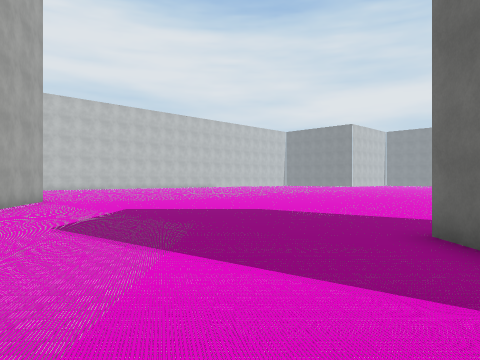
view 1 (above)

22 first-person views from a walk through a 3-D level made in the Unity game engine. The camera is 1.5 m above the floor, looks level and sees 70° across. The floor is counted in squares, 2 m on a side. Each view is taken from the middle of a square. On the plan, view 1 faces up. The plan holds only what a view shows up to about 11 squares ahead; the rest is blank. The place goes on beyond the plan. Some animated figures are left out. Some surface patterns are stand-ins.

view 2
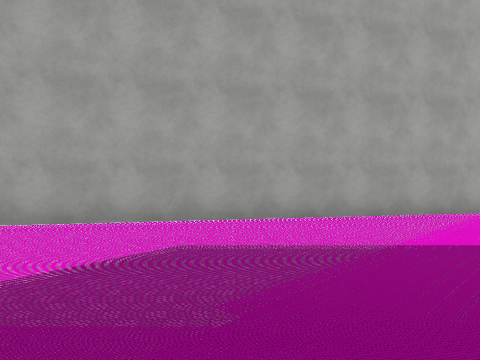

view 3
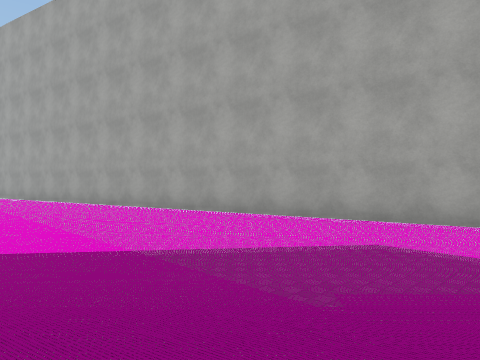

view 4
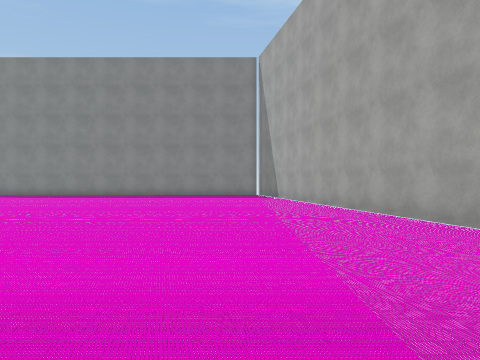

view 5
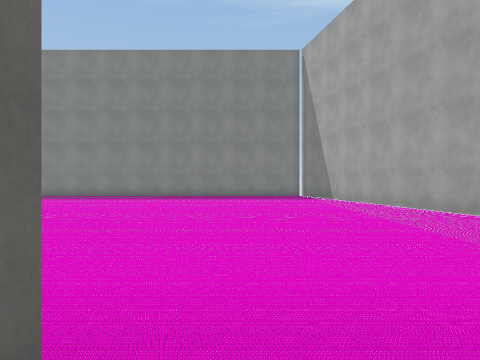

view 6
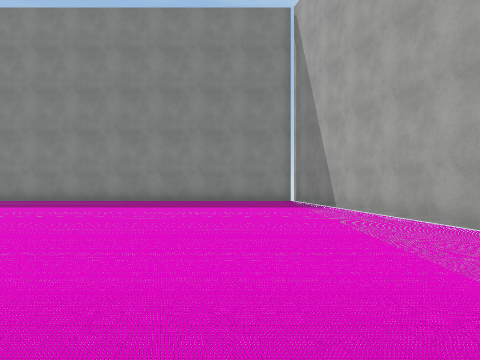

view 7
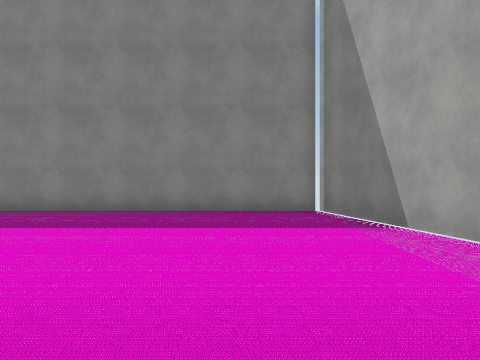

view 8
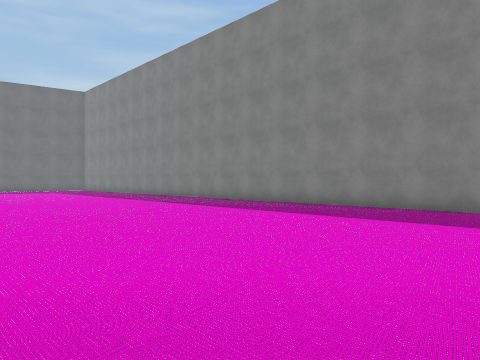

view 9
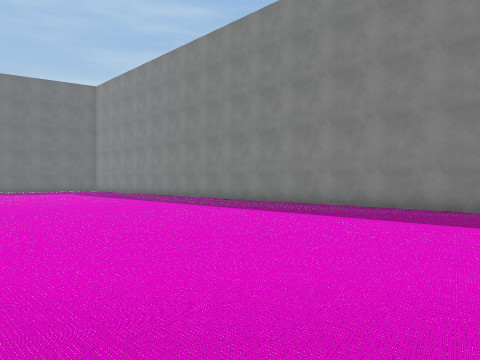

view 10
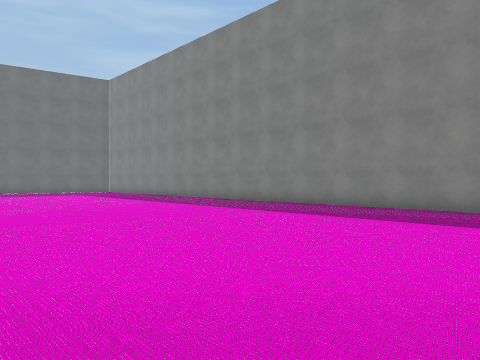

view 11
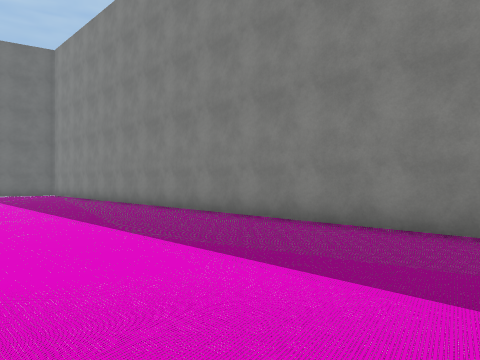

view 12
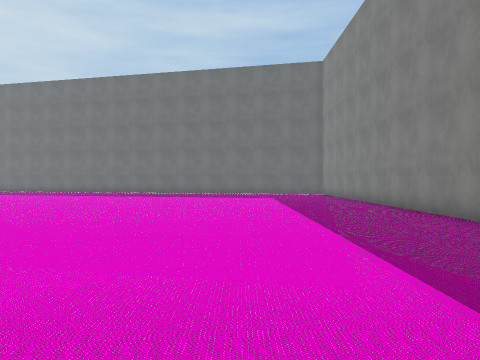

view 13
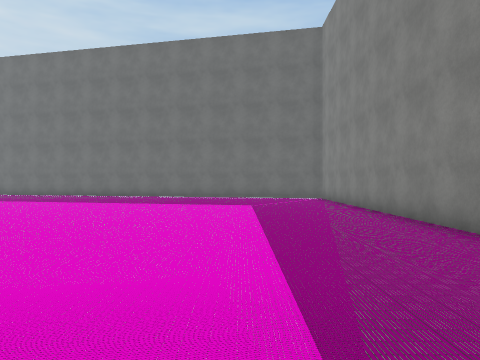

view 14
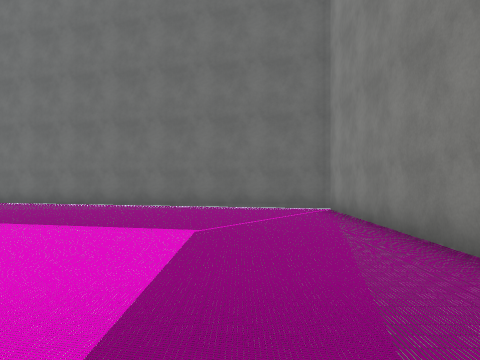

view 15
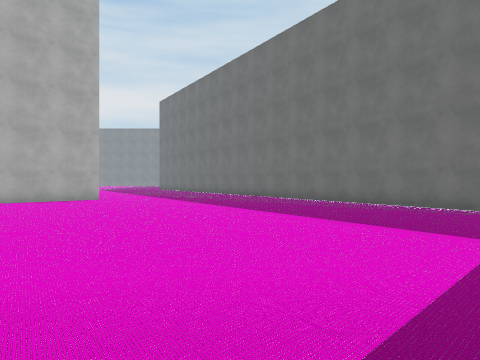

view 16
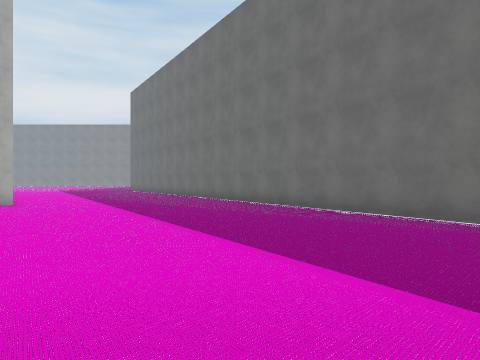

view 17
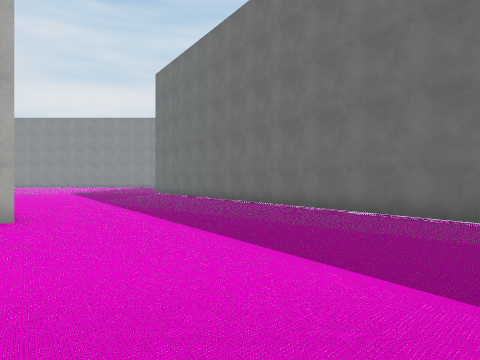

view 18
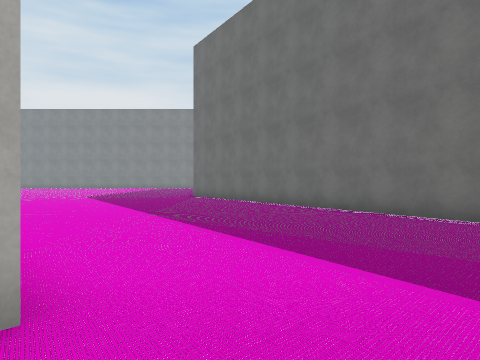

view 19
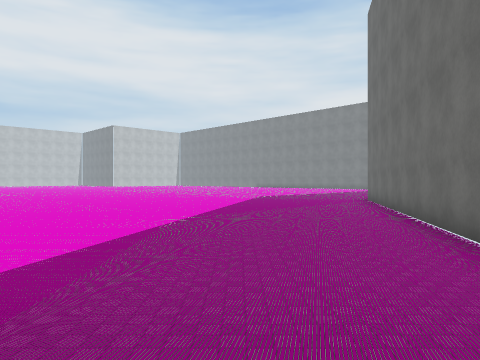

view 20
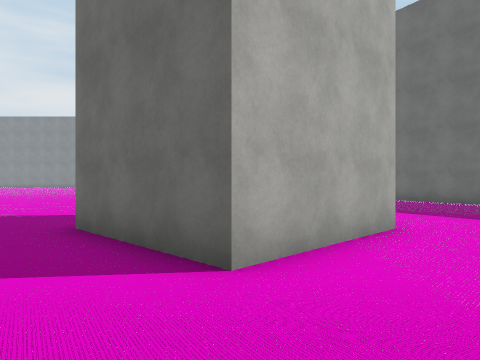

view 21
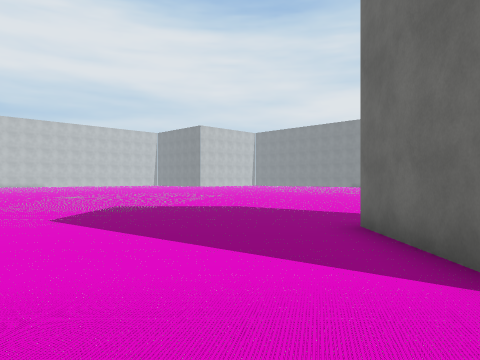

view 22
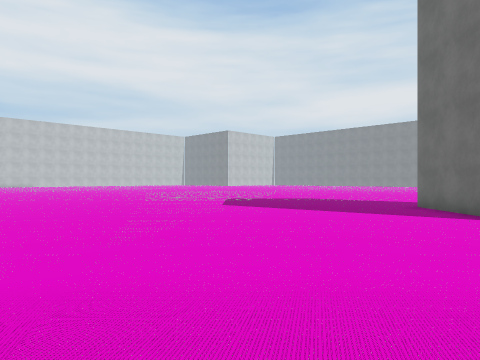

### Floor plan
Points are (right, up) in squares from view 1. A wall is a line through its corners. A room is listed if a view was taken in it or the views show most of it. See-through windows are left out.
Room 1 (views 1, 2, 3, 4, 5, 6, 7, 8, 9, 10, 11, 12, 13, 14, 15, 16, 17, 18, 19, 20, 21, 22)
walls: (22.5, 1) (19, 1) (19, 4.6); (2.6, 3.6) (2.6, 4.6); (-6.7, 11.4) (-1, -14.3) (26, -14.3) (31.4, 10)

Where each view was taken, in squares from view 1:
view 1: 0 up, 0 right, facing up
view 2: 6 up, 1 right, facing left
view 3: 7 up, 1 right, facing down-left
view 4: 3 up, 0 right, facing down
view 5: 2 up, 2 right, facing down
view 6: 2 down, 1 right, facing down
view 7: 6 down, 1 right, facing down
view 8: 5 down, 1 right, facing down-right
view 9: 5 down, 3 right, facing down-right
view 10: 5 down, 5 right, facing down-right
view 11: 9 down, 8 right, facing down-right
view 12: 10 down, 8 right, facing right
view 13: 11 down, 12 right, facing right
view 14: 12 down, 17 right, facing right
view 15: 12 down, 17 right, facing up-right
view 16: 11 down, 20 right, facing up-right
view 17: 6 down, 21 right, facing up-right
view 18: 1 down, 22 right, facing up-right
view 19: 1 down, 27 right, facing up
view 20: 1 down, 17 right, facing up-right
view 21: 1 down, 17 right, facing up
view 22: 5 down, 14 right, facing up
